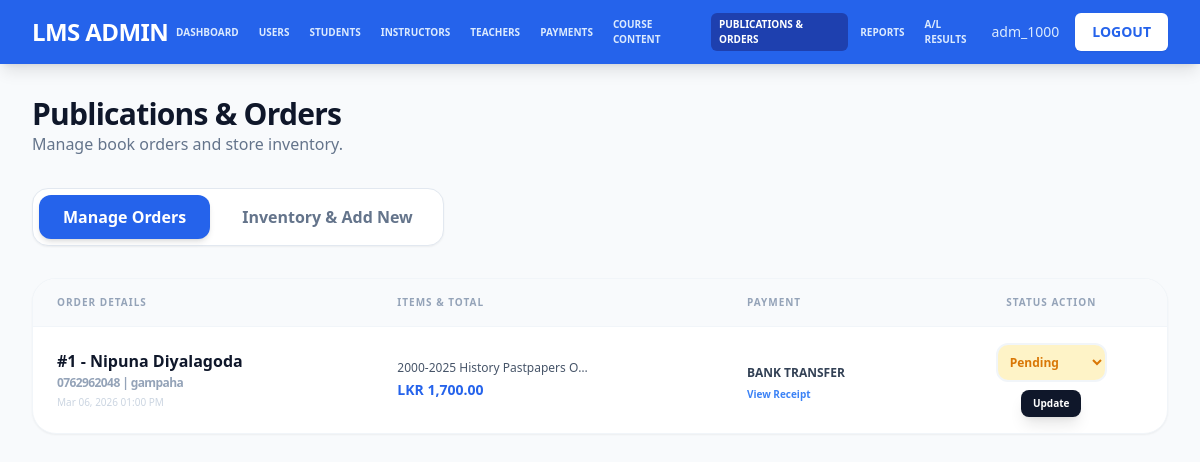
Page /admin/manage_publications.php (signed in) on the earlier database version.
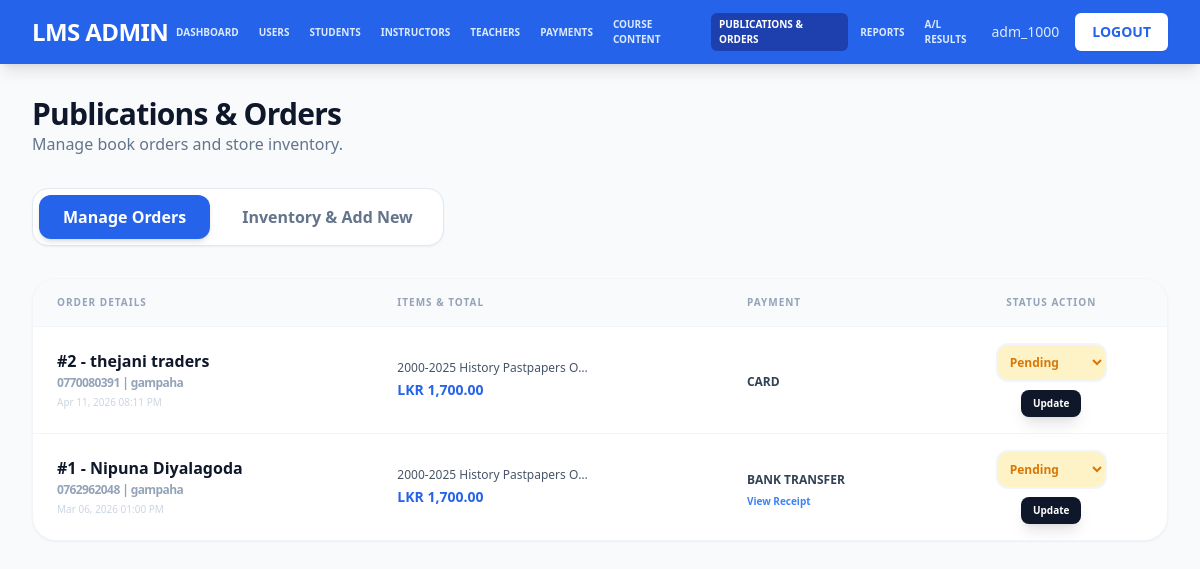
Same page on the later database version.
### tables this page shows
CREATE TABLE `publication_orders` (
  `id` int(11) NOT NULL,
  `user_id` varchar(50) DEFAULT NULL,
  `name` varchar(255) NOT NULL,
  `contact_number` varchar(50) NOT NULL,
  `address` text NOT NULL,
  `district` varchar(100) NOT NULL,
  `payment_method` enum('card','bank_transfer') NOT NULL,
  `bank_receipt_path` varchar(255) DEFAULT NULL,
  `status` enum('pending','preparing','hand_order_to_delivery','canceled','completed') NOT NULL DEFAULT 'pending',
  `created_at` timestamp NOT NULL DEFAULT current_timestamp()
);

### admin/manage_publications.php (the view, shortened to what the changed rows need)
<?php
require_once '../config.php';
$active_tab = $_GET['tab'] ?? 'orders';
$orders = [];
if ($active_tab === 'orders') {
    $q = "SELECT o.*,
          (SELECT SUM(price_at_order * quantity) FROM publication_order_items WHERE order_id = o.id) as total_amount,
          (SELECT GROUP_CONCAT(CONCAT(p.title, ' (x', poi.quantity, ')') SEPARATOR ', ')
           FROM publication_order_items poi
           JOIN publications p ON poi.publication_id = p.id
           WHERE poi.order_id = o.id) as items_summary
          FROM publication_orders o ORDER BY o.created_at DESC";
    $orders = $conn->query($q)->fetch_all(MYSQLI_ASSOC);
}
?>
<!DOCTYPE html>
<html lang="en">
<head>
    <script src="https://cdn.tailwindcss.com"></script>
    <link href="https://cdnjs.cloudflare.com/ajax/libs/font-awesome/6.0.0/css/all.min.css" rel="stylesheet">
</head>
<body class="bg-slate-50 min-h-screen">
    <div class="max-w-7xl mx-auto py-8 px-4 sm:px-6 lg:px-8">
        <div class="mb-8">
            <h1 class="text-3xl font-black text-slate-900 tracking-tight">Publications & Orders</h1>
        </div>
        <?php if ($active_tab === 'orders'): ?>
            <div class="bg-white rounded-3xl shadow-sm border border-slate-100 overflow-hidden">
                <div class="overflow-x-auto">
                    <table class="min-w-full divide-y divide-slate-100">
                        <thead class="bg-slate-50">
                            <tr>
                                <th class="px-6 py-4 text-left text-[10px] font-black text-slate-400 uppercase tracking-widest">Order Details</th>
                                <th class="px-6 py-4 text-left text-[10px] font-black text-slate-400 uppercase tracking-widest">Items & Total</th>
                                <th class="px-6 py-4 text-left text-[10px] font-black text-slate-400 uppercase tracking-widest">Payment</th>
                                <th class="px-6 py-4 text-center text-[10px] font-black text-slate-400 uppercase tracking-widest">Status Action</th>
                            </tr>
                        </thead>
                        <tbody class="divide-y divide-slate-100">
                            <?php foreach ($orders as $order): ?>
                            <tr class="hover:bg-slate-50 transition-colors">
                                <td class="px-6 py-4">
                                    <div class="font-black text-slate-900 leading-tight">#<?php echo $order['id']; ?> - <?php echo htmlspecialchars($order['name']); ?></div>
                                    <div class="text-xs text-slate-400 font-bold mt-1 tracking-tighter"><?php echo $order['contact_number']; ?> | <?php echo $order['district']; ?></div>
                                    <div class="text-[10px] text-slate-300 mt-1"><?php echo date('M d, Y h:i A', strtotime($order['created_at'])); ?></div>
                                </td>
                                <td class="px-6 py-4">
                                    <div class="text-xs text-slate-600 font-medium mb-1 w-48 truncate" title="<?php echo htmlspecialchars($order['items_summary']); ?>"><?php echo htmlspecialchars($order['items_summary']); ?></div>
                                    <div class="text-sm font-black text-blue-600">LKR <?php echo number_format($order['total_amount'], 2); ?></div>
                                </td>
                                <td class="px-6 py-4">
                                    <span class="text-xs font-bold text-slate-700 uppercase"><?php echo str_replace('_', ' ', $order['payment_method']); ?></span>
                                    <?php if ($order['bank_receipt_path']): ?>
                                        <a href="../<?php echo $order['bank_receipt_path']; ?>" target="_blank" class="block text-[10px] text-blue-500 font-bold hover:underline mt-1">View Receipt</a>
                                    <?php endif; ?>
                                </td>
                                <td class="px-6 py-4">
                                    <form method="POST" class="flex flex-col items-center gap-2">
                                        <?php
                                            $s = $order['status'];
                                            $clr = 'bg-slate-100 text-slate-600';
                                            if ($s == 'pending') $clr = 'bg-amber-100 text-amber-600';
                                        ?>
                                        <select name="status" class="text-xs font-black rounded-xl border-2 border-slate-100 p-2 <?php echo $clr; ?> focus:border-blue-500 focus:ring-0">
                                            <option value="pending" <?php echo $s == 'pending' ? 'selected' : ''; ?>>Pending</option>
                                        </select>
                                        <button name="update_status" type="submit" class="bg-slate-900 text-white text-[10px] px-3 py-1.5 rounded-lg font-black hover:bg-slate-800 transition shadow-lg">Update</button>
                                    </form>
                                </td>
                            </tr>
                            <?php endforeach; ?>
                        </tbody>
                    </table>
                </div>
            </div>
        <?php endif; ?>
    </div>
</body>
</html>

Differences in the rows shown:
added publication_orders: id "2", name "thejani traders", contact_number "0770080391", district "gampaha", created_at "Apr 11, 2026 08:11 PM", items_summary "2000-2025 History Pastpapers O…", total_amount "1,700.00", payment_method "CARD", status "Pending"
